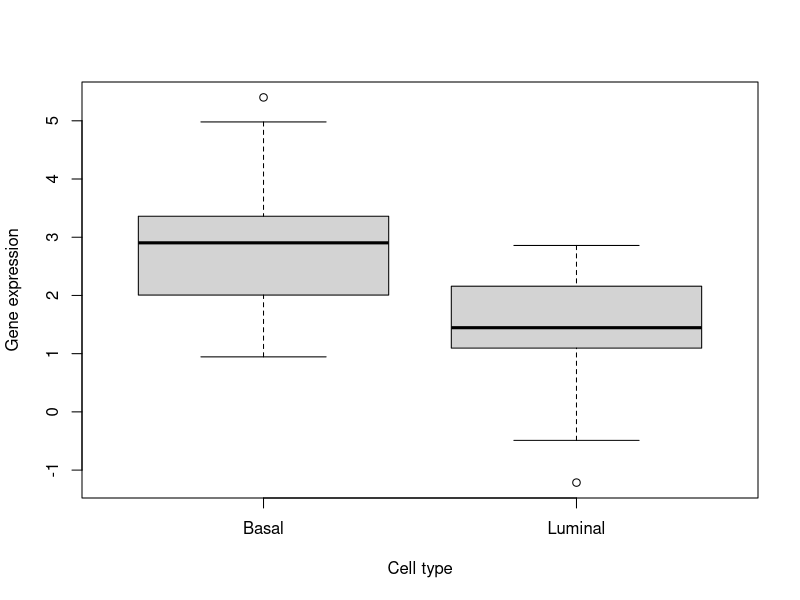
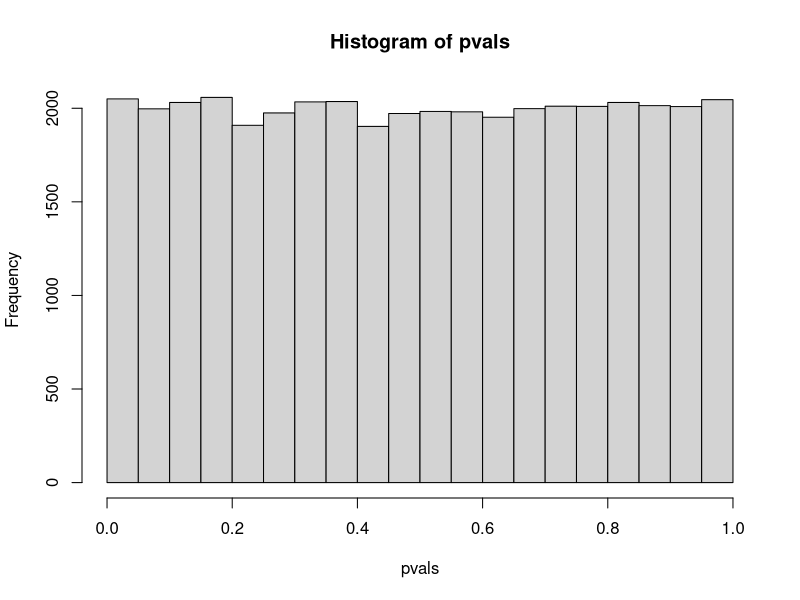
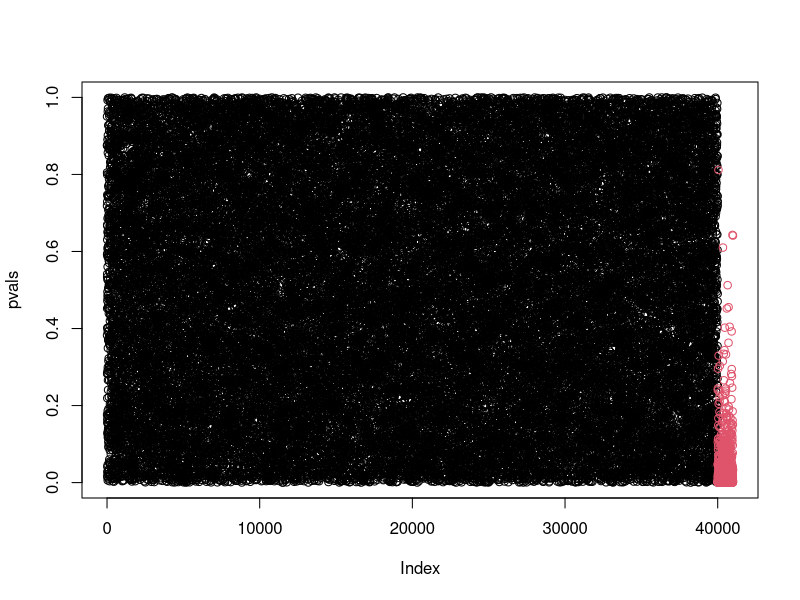
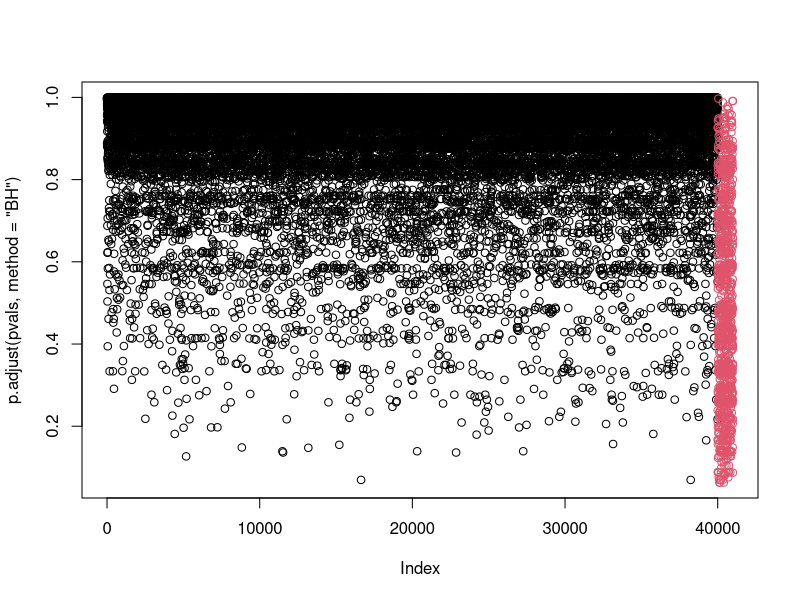
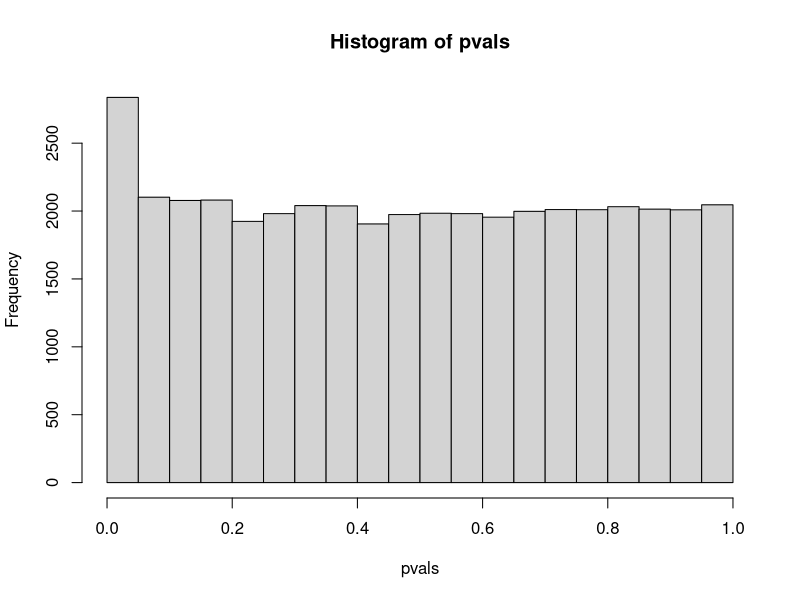
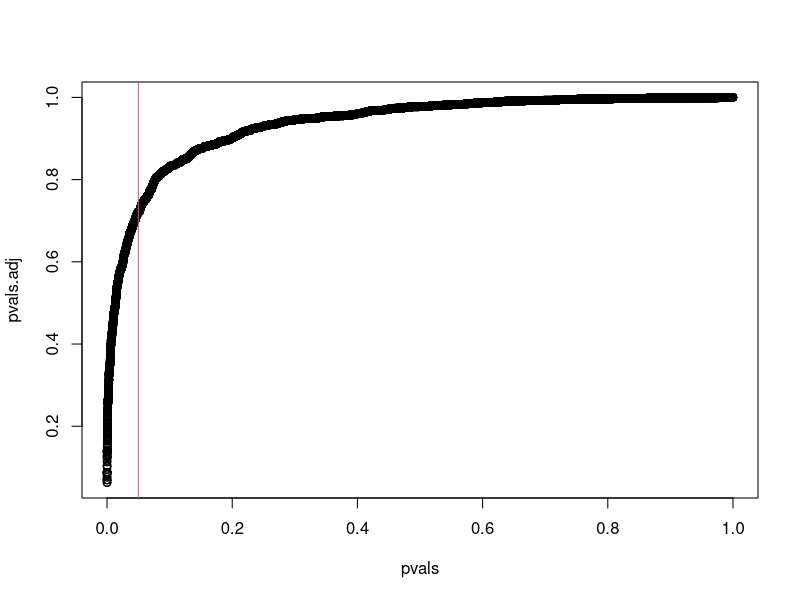

Write R code to recreate these figures, in order.
## ---- chunk 1
# change working directory: should be the directory containg the Markdown files:
setwd("~/courses/cruk/RNAseqWithR/201903/git_RNAseq_March_2019/Course_Materials/")

## ---- chunk 2
microarrays = read.csv("data/03-microarrays.csv",row.names=1)
boxplot(expression~celltype,data=microarrays,col="light gray",
        ylab = "Gene expression", xlab = "Cell type")
## ---- chunk 3
Basal = microarrays$expression[microarrays$celltype=="Basal"]
Luminal = microarrays$expression[microarrays$celltype=="Luminal"]
t.test(Basal,Luminal,var.equal=TRUE)
## ---- chunk 4
# means
mu.hatB = mean(Basal)
mu.hatL = mean(Luminal)
# sample size
n.B = length(Basal)
n.L = length(Luminal)
# standard deviation
sigma.hatB = sqrt(var(Basal))
sigma.hatL = sqrt(var(Luminal))
# pool standard dev
Sigma.pool = sqrt((sigma.hatB^2*(n.B-1)+sigma.hatL^2*(n.L-1))/(n.B+n.L-2))
# test stat
T.stat = (mu.hatB-mu.hatL)/(Sigma.pool*sqrt(1/n.B+1/n.L))
# number of degrees of freedom
n.df =  n.B+n.L-2
# p-value
2*(1-pt(T.stat,n.df))
## ---- chunk 5
fit = lm(expression~celltype-1,data=microarrays)
summary(fit)
#
fit = lm(expression~celltype,data=microarrays)
summary(fit)
## ---- chunk 6
# model 1
summary(aov(expression~mousetype-1,data=microarrays))
summary(lm(expression~mousetype-1,data=microarrays))
# model 2
summary(aov(expression~mousetype,data=microarrays))
summary(lm(expression~mousetype,data=microarrays))
# model 3
summary(aov(expression~mousetype,data=microarrays))
summary(lm(expression~mousetype,data=microarrays))
## ---- chunk 7
# without interactions
summary(aov(expression~mousetype+celltype,data=microarrays))
summary(lm(expression~mousetype+celltype,data=microarrays))
anova(lm(expression~mousetype+celltype,data=microarrays))
# with interactions
summary(lm(expression~mousetype*celltype,data=microarrays))
summary(lm(expression~mousetype*celltype,data=microarrays))
anova(lm(expression~mousetype*celltype,data=microarrays))
model.matrix(~mousetype*celltype,data=microarrays)
## ---- chunk 8
# prepare 
Y = microarrays$expression
X = model.matrix(~mousetype*celltype,data=microarrays)
# estimate
Beta.hat = solve(t(X)%*%X)%*%t(X)%*%Y
## ---- chunk 9
# prepare 
E  = rnorm(nrow(X),mean=0,sd=.25)
Y  = X%*%Beta.hat + E 
# estimate
summary(lm(Y~microarrays$mousetype*microarrays$celltype))
## ---- chunk 10

N <- 40000
R <- 10
X <- matrix(rnorm(N* R, 0, 1), nrow=N)
## ---- chunk 11
t.test(X[1,])$p.value
pvals <- apply(X, 1, function(y) t.test(y)$p.value)
## ---- chunk 12
sum(pvals<0.05)
## ---- chunk 13
hist(pvals)
## ---- chunk 14
df <- 1000
Y <- matrix(rnorm(df* R, 1, 1), nrow=df)
Z <- rbind(X, Y)
pvals <- apply(Z, 1, function(y) t.test(y)$p.value)
#
plot(pvals,col=rep(1:2,c(40000,1000)))
plot(p.adjust(pvals, method="BH"),col=rep(1:2,c(40000,1000)))
#
tapply(p.adjust(pvals, method="BH")<0.05,rep(1:2,c(40000,1000)),mean)
## ---- chunk 15
hist(pvals)
## ---- chunk 16
exp.sig<- (nrow(Z))*0.05
obs.sig <- sum(pvals<0.05)
FDR <- exp.sig / obs.sig
FDR
## ---- chunk 17
pvals.adj <- p.adjust(pvals, method="BH")
plot(pvals, pvals.adj)
abline(v=0.05, col=2)
